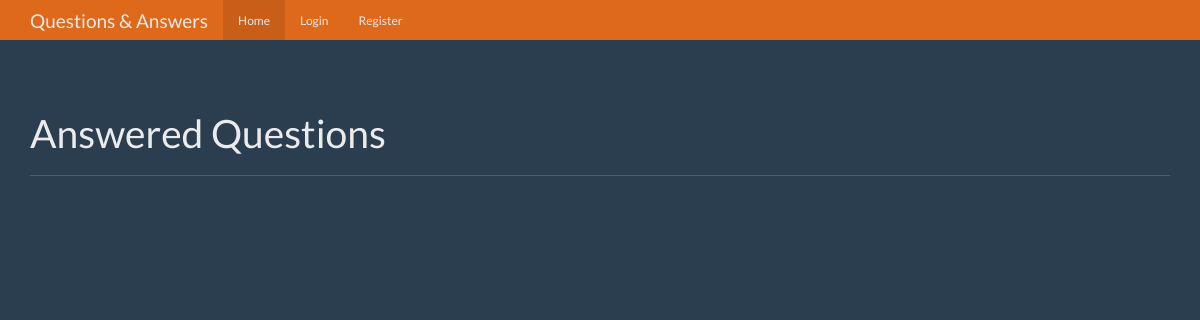
The app's page /home, older data.
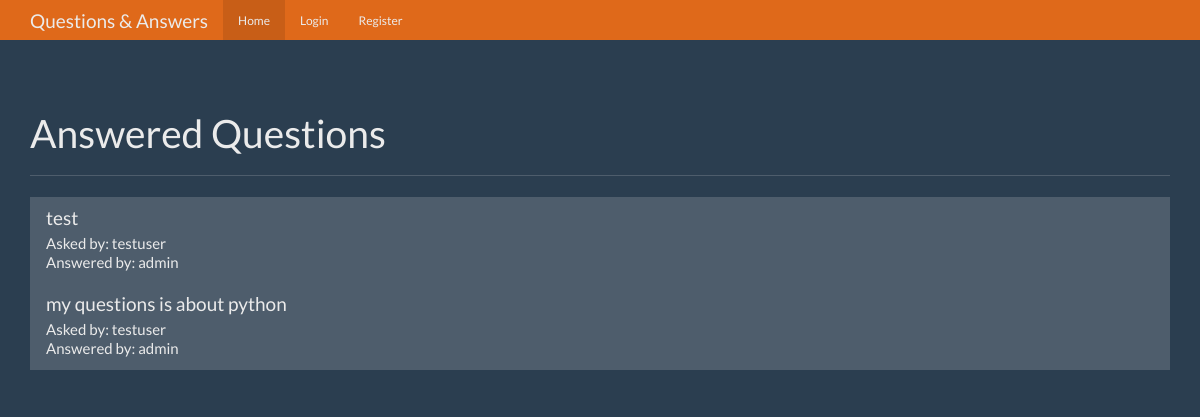
The same page, newer data.
### tables this page shows
CREATE TABLE questions
(
    id          integer primary key autoincrement,
    question    text not null,
    answer_text text,
    asked_by_id text not null,
    expert_id   text not null
);

CREATE TABLE users
(
    id       integer primary key autoincrement,
    name     text    not null,
    password text    not null,
    expert   boolean not null,
    admin    boolean not null
);

### app.py (the view)
@app.route('/home')
def home():
    user = get_current_user()
    db = database.get_db()
    q_cur = db.execute('''
        select
        questions.id as id,
        questions.question as text,
        users_experts.name as expert_name,
        users_asked_by.name as asked_by_name
        from questions
        join users as users_asked_by on users_asked_by.id = questions.asked_by_id
        join users as users_experts on users_experts.id = questions.expert_id
        where questions.answer_text is not Null
    ''')
    questions_data = q_cur.fetchall()
    return render_template(
        'pages/home.html',
        head_title=f'Questions & Answers',
        user=user,
        questions_data=questions_data
    )

### app.py (called while the page is built)
def get_current_user():
    user_result = None
    if 'user' in session:
        user = session['user']
        db = database.get_db()
        user_cur = db.execute('select * from users where name = ?', [user])
        user_result = user_cur.fetchone()
    return user_result

### database.py (called while the page is built)
def connect_db():
    conn = sqlite3.connect(settings.SQLITE_DB_PATH)
    conn.row_factory = DbRow
    return conn

def get_db():
    if not hasattr(g, 'sqlite_db'):
        g.sqlite_db = connect_db()
    return g.sqlite_db

### templates/pages/home.html
{% extends 'base.html' %}
{% block content %}
<div class="container theme-showcase" role="main">
    <div class="page-header">
        <h1>Answered Questions</h1>
    </div>
    <div class="row">
        <div class="col-lg-12">
            <div class="list-group">
                {% for question in questions_data %}
                <a class="list-group-item" href="{{ url_for('question', question_id=question.id) }}">
                    <h4 class="list-group-item-heading">{{ question.text }}</h4>
                    <p class="list-group-item-text">Asked by: {{ question.asked_by_name }}</p>
                    <p class="list-group-item-text">Answered by: {{ question.expert_name }}</p>
                </a>
                {% endfor %}
            </div>
        </div>
    </div>
</div>
{% endblock %}

### templates/base.html
<!DOCTYPE html>
<html lang="en">
  {% include 'elements/head.html' %}
  <body>
    {% include 'elements/nav_bar.html' %}
    {% block content %}{% endblock %}
  </body>
</html>

### templates/elements/head.html (shortened to what this page needs)
<head>
    <link href="{{ url_for('static', filename='bootstrap.min.css') }}" rel="stylesheet">
    <link href="{{ url_for('static', filename='theme.css') }}" rel="stylesheet">
</head>

### templates/elements/nav_bar.html
{% from 'macros/show_links.html' import show_links %}
<nav class="navbar navbar-inverse navbar-fixed-top">
    <div class="container">
        <div class="navbar-header">
            <a class="navbar-brand" href="{{ url_for('home') }}">Questions & Answers</a>
        </div>
        <div class="navbar-collapse collapse" id="navbar">
            {{ show_links(user) }}
        </div>
    </div>
</nav>

### templates/macros/show_links.html (shortened to what this page needs)
{% macro show_links(user) %}
<ul class="nav navbar-nav">
    <li class="active"><a href="{{ url_for('home') }}">Home</a></li>
    {% if user %}
    <li><a href="{{ url_for('logout') }}">Logout</a></li>
    {% else %}
    <li><a href="{{ url_for('login') }}">Login</a></li>
    <li><a href="{{ url_for('register') }}">Register</a></li>
    {% endif %}
</ul>
{% endmacro %}

### static/theme.css (style rules this page uses)
body { padding-top: 70px; padding-bottom: 30px; }

Row changes from the older to the newer data that the page shows:
added questions: text "test", asked_by_name "testuser", expert_name "admin"
added questions: text "my questions is about python", asked_by_name "testuser", expert_name "admin"
